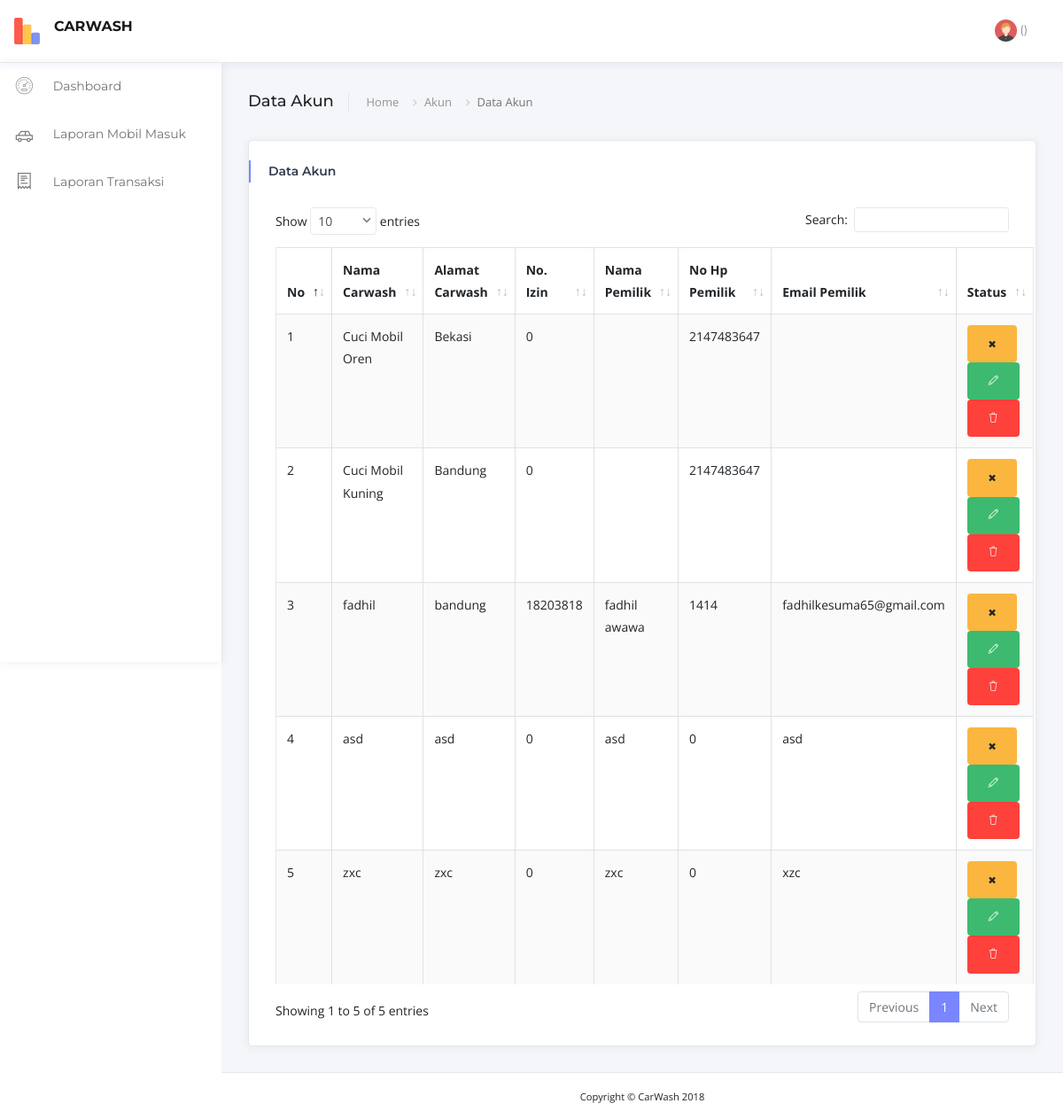
Page /index.php/akun/app_pemilik on the earlier database version.
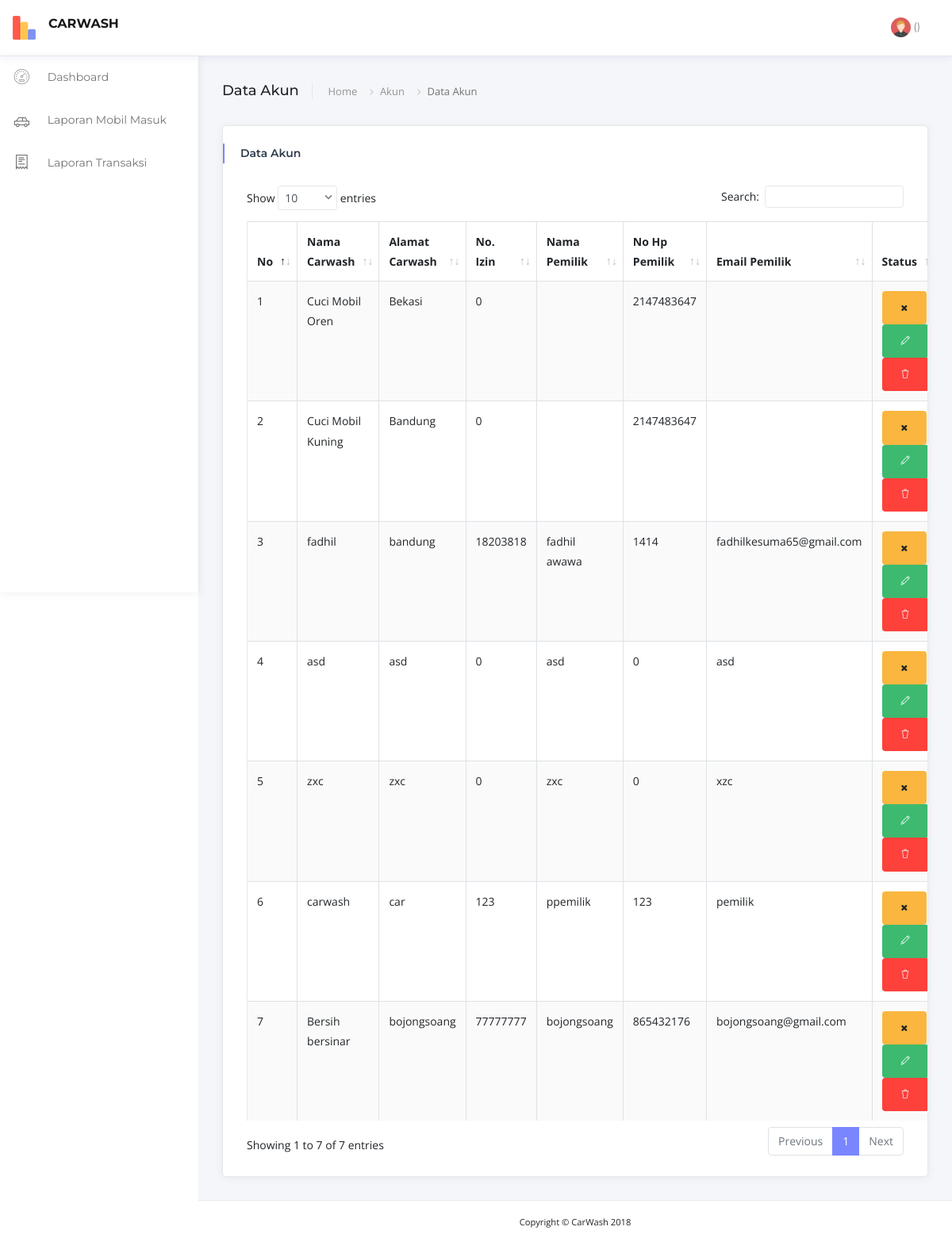
Same page on the later database version.
### tables this page shows
CREATE TABLE `carwash` (
  `id_carwash` int(11) NOT NULL,
  `no_izin` int(123) NOT NULL,
  `nama` varchar(200) NOT NULL,
  `kontak` int(11) NOT NULL,
  `email` varchar(123) NOT NULL,
  `nama_pemilik` varchar(123) NOT NULL,
  `alamat` text NOT NULL,
  `kuota` int(11) NOT NULL,
  `deskripsi` text NOT NULL,
  `logo_carwash` text NOT NULL,
  `status` varchar(50) NOT NULL DEFAULT 'Aktif'
);

### application/controllers/Akun.php (called while the page is built, shortened)
<?php
class Akun extends CI_Controller {
	public function __construct() {
		$this->load->model('Models');
	}
	public function app_pemilik() {
		$data['carwash'] = $this->Models->get('carwash')->result();
		$this->load->view('app_pemilik', $data);
	}
}

### index.php (called while the page is built, shortened)
<?php
require_once BASEPATH.'core/CodeIgniter.php';

### application/models/Models.php (called while the page is built, shortened)
<?php
class Models extends CI_Model {
	public function get($tabel) {
		return $this->db->get($tabel);
	}
}
?>

### application/views/app_pemilik.php (the view, shortened to what this page needs)
<!DOCTYPE html>
<html lang="en">
<head>
    <link href="<?php echo base_url(); ?>assets/vendor/bootstrap/css/bootstrap.min.css" rel="stylesheet">
    <link href="<?php echo base_url(); ?>assets/vendor/font-awesome/css/font-awesome.min.css" rel="stylesheet">
    <link href="<?php echo base_url(); ?>assets/vendor/dashlab-icon/dashlab-icon.css" rel="stylesheet">
    <link href="<?php echo base_url(); ?>assets/vendor/simple-line-icons/css/simple-line-icons.css" rel="stylesheet">
    <link href="<?php echo base_url(); ?>assets/vendor/themify-icons/css/themify-icons.css" rel="stylesheet">
    <link href="<?php echo base_url(); ?>assets/vendor/weather-icons/css/weather-icons.min.css" rel="stylesheet">
    <link href="<?php echo base_url(); ?>assets/vendor/m-custom-scrollbar/jquery.mCustomScrollbar.css" rel="stylesheet">
    <link href="<?php echo base_url(); ?>assets/vendor/jquery-dropdown-master/jquery.dropdown.css" rel="stylesheet">
    <link href="<?php echo base_url(); ?>assets/vendor/jquery-ui/jquery-ui.min.css" rel="stylesheet">
    <link href="<?php echo base_url(); ?>assets/vendor/icheck/skins/all.css" rel="stylesheet">
    <link href="<?php echo base_url(); ?>assets/vendor/data-tables/dataTables.bootstrap4.min.css" rel="stylesheet">
    <link href="<?php echo base_url(); ?>assets/css/main.css" rel="stylesheet">
</head>
<body class="fixed-nav">
    <?php
        if($this->session->userdata['logged_in']['jenis']=='Administrator'){
            include 'layout/sidebar.php';
        }else{
            include 'layout/sidebar-pemilik.php';
        }
    ?>
    <div class="content-wrapper">
        <div class="container-fluid">
            <div class="page-title mb-4 d-flex align-items-center">
                <div class="mr-auto">
                    <h4 class="weight500 d-inline-block pr-3 mr-3 border-right">Data Akun</h4>
                    <nav aria-label="breadcrumb" class="d-inline-block ">
                        <ol class="breadcrumb p-0">
                            <li class="breadcrumb-item"><a href="#">Home</a></li>
                            <li class="breadcrumb-item"><a href="#">Akun</a></li>
                            <li class="breadcrumb-item active" aria-current="page">Data Akun</li>
                        </ol>
                    </nav>
                </div>
            </div>
            <div class="row">
                <div class="col-xl-12">
                    <div class="card card-shadow mb-4">
                        <div class="card-header border-0">
                            <div class="custom-title-wrap bar-primary">
                                <div class="custom-title">Data Akun</div>
                            </div>
                        </div>
                        <div class="card-body- pt-3 pb-4">
                            <div class="table-responsive">
                                <table id="data_table" class="table table-bordered table-striped" cellspacing="0">
                                    <thead>
                                    <tr>
                                        <th>No</th>
                                        <th>Nama Carwash</th>
                                        <th>Alamat Carwash</th>
                                        <th>No. Izin</th>
                                        <th>Nama Pemilik</th>
                                        <th>No Hp Pemilik</th>
                                        <th>Email Pemilik</th>
                                        <th>Status</th>
                                    </tr>
                                    </thead>
                                    <tbody>
                                    <?php $no=1; foreach($carwash as $value): ?>
                                    <tr>
                                        <td><?php echo $no; ?></td>
                                        <td><?php echo $value->nama; ?></td>
                                        <td><?php echo $value->alamat; ?></td>
                                        <td><?php echo $value->no_izin; ?></td>
                                        <td><?php echo $value->nama_pemilik; ?></td>
                                        <td><?php echo $value->kontak; ?></td>
                                        <td><?php echo $value->email; ?></td>
                                        <td>
                                            <?php if($value->status=='Aktif'){ ?>
                                                <a href="<?php echo site_url('akun/input_akun/').$value->id_carwash; ?>" class="btn btn-warning"><i class="fa fa-times"></i></a>
                                                <a href="" class="btn btn-success"><i class="icon-pencil"></i></a>
                                                <a href="" class="btn btn-danger"><i class="icon-trash"></i></a>
                                            <?php }else{ ?>
                                                <a href="<?php echo site_url('akun/input_akun/').$value->id_carwash; ?>" class="btn btn-warning"><i class="fa fa-check"></i></a>
                                                <a href="" class="btn btn-success"><i class="icon-pencil"></i></a>
                                                <a href="" class="btn btn-danger"><i class="icon-trash"></i></a>
                                            <?php } ?>
                                        </td>
                                    </tr>
                                    <?php $no++; endforeach; ?>
                                    </tbody>
                                </table>
                            </div>
                        </div>
                    </div>
                </div>
            </div>
        </div>
        <?php include 'layout/footer.php'; ?>
    </div>
</body>
</html>

### application/views/layout/sidebar-pemilik.php (shortened to what this page needs)
<nav class="navbar navbar-expand-lg fixed-top navbar-light" id="mainNav">
    <a class="navbar-brand" href="#" data-jq-dropdown="#jq-dropdown-1">
        <img class="pr-3 float-left" src="<?php echo base_url(); ?>assets/img/logo-icon.png" srcset="<?php echo base_url(); ?>assets/img/logo-icon@2x.png 2x"  alt=""/>
        <div class="float-left">
            <div>CarWash</div>
        </div>
    </a>
    <div class="collapse navbar-collapse" id="navbarResponsive">
        <ul class="navbar-nav left-side-nav" id="accordion">
            <li class="nav-item" data-toggle="tooltip" data-placement="right" title="Dashboard">
                <a class="nav-link" href="http://localhost/admincarwash/beranda">
                    <i class="vl_dashboard"></i>
                    <span class="nav-link-text">Dashboard</span>
                </a>
            </li>
            <li class="nav-item" data-toggle="tooltip" data-placement="right" title="My Carwash">
               <a class="nav-link" href="http://localhost/admincarwash/beranda">
                    <i class="ti-car"></i>
                    <span class="nav-link-text">Laporan Mobil Masuk </span>
                 </a>
            </li>
            <li class="nav-item" data-toggle="tooltip" data-placement="right" title="Antrian">
                <a class="nav-link" href="http://localhost/admincarwash/Pemilik/transaksi">
                    <i class="ti-receipt"></i>
                    <span class="nav-link-text">Laporan Transaksi </span>
                </a>
            </li>
        </ul>
       <ul class="navbar-nav header-links ml-auto hide-arrow">
        <li class="nav-item dropdown">
                <a class="nav-link dropdown-toggle mr-lg-3" id="userNav" href="#" data-toggle="dropdown" aria-haspopup="true" aria-expanded="false">
                    <div class="user-thumb">
                        <img class="rounded-circle" src="<?php echo base_url(); ?>assets/img/avatar/avatar1.jpg" alt=""/>
                        <?php echo $this->session->userdata['logged_in']['nama'].' ('.$this->session->userdata['logged_in']['jenis'].')'; ?>
                    </div>
            </li>
       </ul>
    </div>
</nav>

### application/views/layout/footer.php
<footer class="sticky-footer">
        <div class="container">
            <div class="text-center">
                <small>Copyright &copy; CarWash 2018</small>
            </div>
        </div>
    </footer>

Differences in the rows shown:
added carwash: nama "carwash", alamat "car", no_izin "123", nama_pemilik "ppemilik", kontak "123", email "pemilik"
added carwash: nama "Bersih bersinar", alamat "bojongsoang", no_izin "77777777", nama_pemilik "bojongsoang", kontak "865432176", email "bojongsoang@gmail.com"
Other differences:
text written by a page script: "Show entries Search: Showing 1 to 5 of 5 entries Previous 1 Next" → "Show entries Search: Showing 1 to 7 of 7 entries Previous 1 Next"
